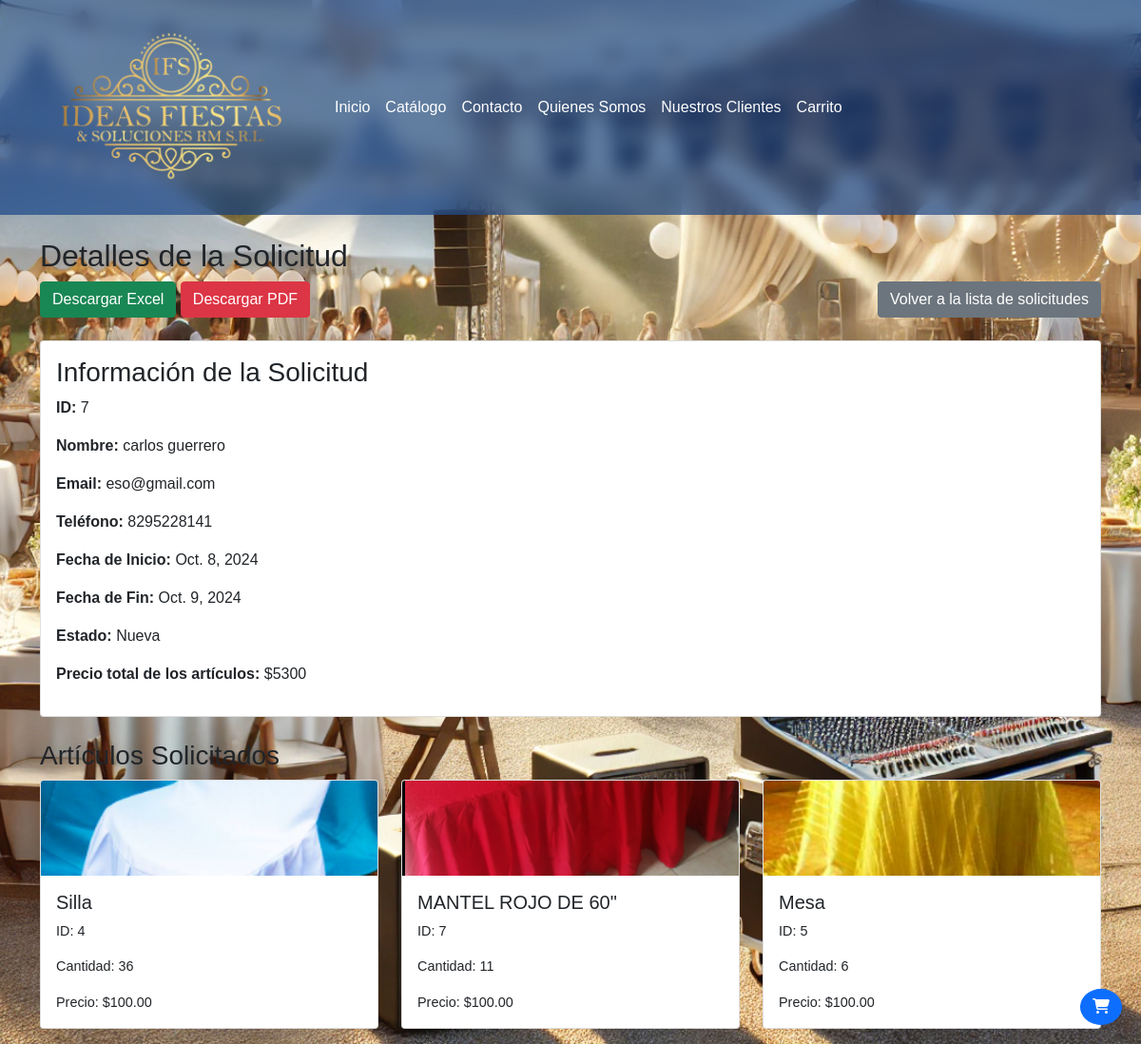
The page /panel/solicitudes/detalle/7/ (signed in) on the database its author committed.
### core/models.py (models this page shows, shortened)
class Solicitud(models.Model):
    ESTADO_CHOICES = [
        ('nueva', 'Nueva'),
        ('revisada', 'Revisada'),
        ('en_ejecucion', 'En Ejecución'),
        ('finalizada', 'Finalizada'),
        ('rechazada', 'Rechazada'),
    ]
    estado = models.CharField(max_length=20, choices=ESTADO_CHOICES, default='nueva', blank=True, null=True)
    usuario = models.ForeignKey(User, on_delete=models.CASCADE, null=True, blank=True)
    nombre = models.CharField(max_length=100)
    apellido = models.CharField(max_length=100)
    email = models.EmailField()
    telefono = models.CharField(max_length=20)
    cedula = models.CharField(max_length=20, blank=True, null=True)
    empresa = models.CharField(max_length=100, blank=True, null=True)
    tipo_evento = models.CharField(max_length=100)
    fecha_inicio = models.DateField()
    fecha_fin = models.DateField()
    provincia = models.CharField(max_length=100)
    direccion = models.TextField()
    estado = models.CharField(max_length=20, choices=ESTADO_CHOICES, default='nueva')
    fecha_creacion = models.DateTimeField(auto_now_add=True)
    fecha_actualizacion = models.DateTimeField(auto_now=True)

class ArticuloSolicitud(models.Model):
    solicitud = models.ForeignKey(Solicitud, on_delete=models.CASCADE, related_name='articulos')
    articulo = models.ForeignKey(Articulo, on_delete=models.CASCADE)
    cantidad = models.PositiveIntegerField(default=1)

class Articulo(models.Model):
    id = models.AutoField(primary_key=True)
    codigo = models.CharField(max_length=100, unique=True, default='default_code')  # Default temporal
    nombre = models.CharField(max_length=200)
    descripcion = models.TextField()
    precio = models.DecimalField(max_digits=10, decimal_places=2)
    cantidad = models.IntegerField()
    categoria = models.ForeignKey(Categoria, on_delete=models.CASCADE)
    imagen = models.ImageField(upload_to='articulos/', null=True, blank=True)

### core/admin_views.py (the view)
# urls.py: path('panel/solicitudes/detalle/<int:pk>/', admin_views.detalle_solicitud, name='detalle_solicitud'),
@login_required
@user_passes_test(lambda u: u.is_staff)
def detalle_solicitud(request, pk):
    solicitud = get_object_or_404(Solicitud, pk=pk)
    articulos_solicitud = ArticuloSolicitud.objects.filter(solicitud=solicitud)
    total_precio = articulos_solicitud.aggregate(
        total=Sum(F('cantidad') * F('articulo__precio'))
    )['total'] or 0  # Asegurarse de que no sea None si no hay artículos
    for articulo_solicitud in articulos_solicitud:
        print(f"Artículo: {articulo_solicitud.articulo.nombre}, Imagen URL: {articulo_solicitud.articulo.imagen.url if articulo_solicitud.articulo.imagen else 'No image'}")
    context = {
        'solicitud': solicitud,
        'articulos_solicitud': articulos_solicitud,
        'total_precio': total_precio  # Pasar el total al contexto
    }
    return render(request, 'core/admin/detalle_solicitud.html', context)

### core/templates/core/admin/detalle_solicitud.html (shortened to what this page needs)
{% extends 'core/base.html' %}
{% load static %}
{% block content %}
<h2>Detalles de la Solicitud</h2>
<div class="d-flex justify-content-between mb-4">
    <div>
        <button id="exportExcel" class="btn btn-success">Descargar Excel</button>
        <button id="exportPdf" class="btn btn-danger">Descargar PDF</button>
    </div>
    <a href="{% url 'admin_solicitudes' %}" class="btn btn-secondary">Volver a la lista de solicitudes</a>
</div>
<div class="card mb-4">
    <div class="card-body">
        <h3 class="card-title">Información de la Solicitud</h3>
        <p><strong>ID:</strong> {{ solicitud.id }}</p>
        <p><strong>Nombre:</strong> {{ solicitud.nombre }} {{ solicitud.apellido }}</p>
        <p><strong>Email:</strong> {{ solicitud.email }}</p>
        <p><strong>Teléfono:</strong> {{ solicitud.telefono }}</p>
        <p><strong>Fecha de Inicio:</strong> {{ solicitud.fecha_inicio }}</p>
        <p><strong>Fecha de Fin:</strong> {{ solicitud.fecha_fin }}</p>
        <p><strong>Estado:</strong> {{ solicitud.get_estado_display }}</p>
        <p><strong>Precio total de los artículos:</strong> ${{ total_precio }}</p>
    </div>
</div>
<h3>Artículos Solicitados</h3>
<div class="row">
    {% for articulo_solicitud in articulos_solicitud %}
    <div class="col-md-4 mb-3">
        <div class="card" style="font-size: 0.9rem;">
            {% if articulo_solicitud.articulo.imagen %}
                <img src="{{ articulo_solicitud.articulo.imagen.url }}" class="card-img-top" alt="{{ articulo_solicitud.articulo.nombre }}" style="height: 100px; object-fit: cover;">
            {% else %}
                <img src="{% static 'core/img/no-image.png' %}" class="card-img-top" alt="No image" style="height: 100px; object-fit: cover;">
            {% endif %}
            <div class="card-body">
                <h5 class="card-title">{{ articulo_solicitud.articulo.nombre }}</h5>
                <p class="card-text">ID: {{ articulo_solicitud.articulo.id }}</p>
                <p class="card-text">Cantidad: {{ articulo_solicitud.cantidad }}</p>
                <p class="card-text">Precio: ${{ articulo_solicitud.articulo.precio }}</p>
            </div>
        </div>
    </div>
    {% endfor %}
</div>
{% endblock %}

### core/templates/core/base.html (shortened to what this page needs)
<!DOCTYPE html>
<html lang="es">
<head>
    <link rel="stylesheet" href="https://stackpath.bootstrapcdn.com/bootstrap/4.5.2/css/bootstrap.min.css">
    {% load static %}
    <link rel="stylesheet" href="{% static 'core/css/styles.css' %}">
    <link rel="stylesheet" href="https://code.jquery.com/ui/1.12.1/themes/base/jquery-ui.css">
    <link href="https://cdn.jsdelivr.net/npm/bootstrap@5.1.3/dist/css/bootstrap.min.css" rel="stylesheet">
    <link rel="stylesheet" href="{% static 'core/css/styles.css' %}">
    <link rel="stylesheet" href="https://cdnjs.cloudflare.com/ajax/libs/font-awesome/5.15.3/css/all.min.css">
</head>
<body>
    <nav class="navbar navbar-expand-lg navbar-light" style="background-color: rgba(14, 62, 133, 0.638); backdrop-filter: blur(10px); -webkit-backdrop-filter: blur(10px);">
        <div class="container-fluid">
            <a class="navbar-brand" href="{% url 'home' %}">
                <img src="{% static 'imagenesplantilla/Ideas_Fiestas_trasparente.png' %}" alt="Ideas Fiestas Logo" style="width: 300px;", height="200">
            </a>
            <div class="offcanvas offcanvas-end" tabindex="-1" id="navbarOffcanvas" aria-labelledby="navbarOffcanvasLabel">
                <div class="offcanvas-body">
                    <ul class="navbar-nav me-auto mb-2 mb-lg-0">
                        <li class="nav-item">
                            <a class="nav-link" href="{% url 'home' %}">Inicio</a>
                        </li>
                        <li class="nav-item">
                            <a class="nav-link" href="{% url 'catalogo' %}">Catálogo</a>
                        </li>
                        <li class="nav-item">
                            <a class="nav-link" href="{% url 'contacto' %}">Contacto</a>
                        </li>
                        <li class="nav-item">
                            <a class="nav-link" href="{% url 'quienes_somos' %}">Quienes Somos</a>
                        </li>
                        <li class="nav-item">
                            <a class="nav-link" href="{% url 'nuestros_clientes' %}">Nuestros Clientes</a>
                        </li>
                        <li class="nav-item">
                            <a class="nav-link" href="{% url 'carrito' %}">Carrito</a>
                        </li>
                    </ul>
                </div>
            </div>
        </div>
    </nav>
    <div class="container mt-4">
        {% block content %}
        {% endblock %}
    </div>
    <button id="floating-cart-button" class="btn btn-primary rounded-circle" onclick="actualizarCarritoLateral()">
        <i class="fas fa-shopping-cart"></i>
    </button>
</body>
</html>

### core/static/core/css/styles.css (style rules this page uses)
body { font-family: Arial, sans-serif; }
.card-img-top { height: 200px; object-fit: cover; }

### rows shown on the page
Solicitud: id "7", nombre "carlos", apellido "guerrero", email "eso@gmail.com", telefono "8295228141", fecha_inicio "Oct. 8, 2024", fecha_fin "Oct. 9, 2024", estado "Nueva"
ArticuloSolicitud: articulo.imagen (picture), articulo.nombre "Silla", articulo.id "4", cantidad "36", articulo.precio "100.00"
ArticuloSolicitud: articulo.imagen (picture), articulo.nombre "MANTEL ROJO DE 60\"", articulo.id "7", cantidad "11", articulo.precio "100.00"
ArticuloSolicitud: articulo.imagen (picture), articulo.nombre "Mesa", articulo.id "5", cantidad "6", articulo.precio "100.00"

### other values the page prints
{{ total_precio }} "5300"
